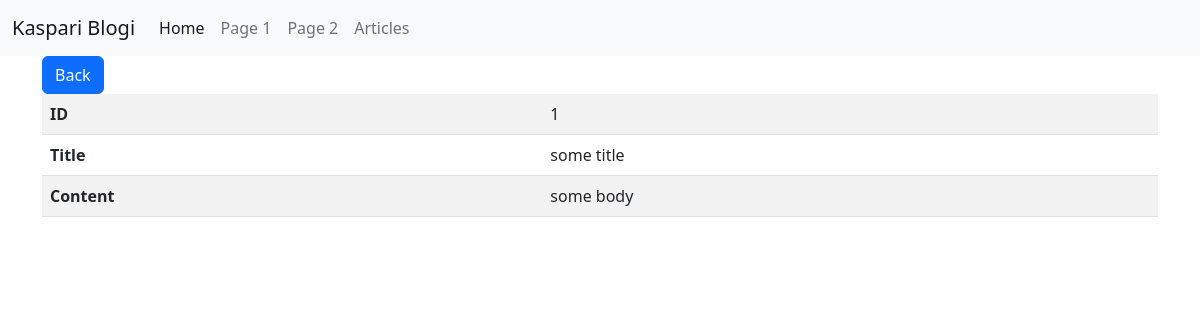
The page /articles/view?id=1 on the database as committed earlier.
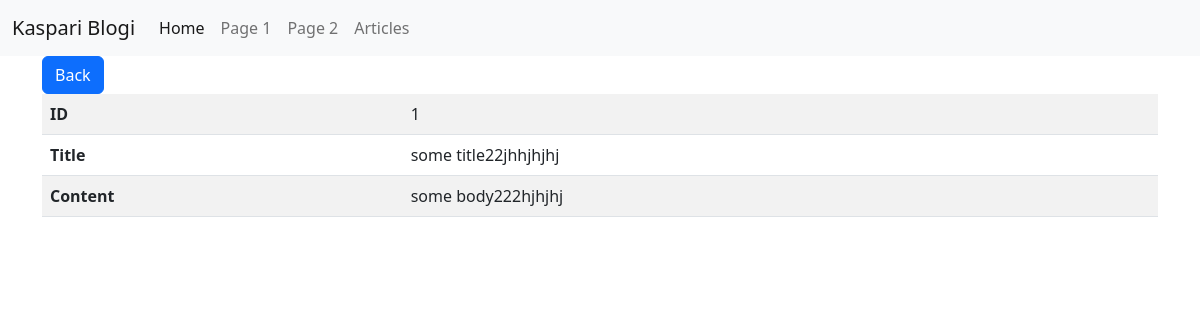
The same page on the database as committed later.
### tables this page shows
CREATE TABLE articles
(
    id    integer
        primary key autoincrement,
    title varchar(1023) not null,
    body  text          not null
);

### src/Router.php (called while the page is built, shortened)
<?php
class Router {
    public static $routes = [];
    public $path;
    public $method;
    public function __construct($path, $method)
    {
        $this->path = parse_url($path, PHP_URL_PATH);
        $this->method = $method;
    }
    public function match(){
        foreach(self::$routes as $route){
            if($route['path'] == $this->path && $route['method'] == $this->method){
                return $route;
            }
        }
    }
    public static function addRoute($method, $path, $action){
        self::$routes[] = ['method' => $method, 'path' => $path, 'action' => $action];
    }
}

### src/DB.php (called while the page is built, shortened)
<?php
class DB {
    protected $conn;
    public function __construct()
    {
        $this->conn = new PDO('sqlite:database.sqlite');
        $this->conn->setAttribute(PDO::ATTR_ERRMODE, PDO::ERRMODE_EXCEPTION);
    }
    public function find($table, $model, $id){
        $stmt = $this->conn->prepare("SELECT * FROM $table WHERE id=$id");
        $stmt->execute();
        $stmt->setFetchMode(PDO::FETCH_CLASS, $model);
        return $stmt->fetch();
    }
}

### src/Models/Model.php (called while the page is built, shortened)
<?php
abstract class Model {
    protected static $table;
    public static function find($id){
        $db = new DB();
        return $db->find(static::$table, static::class, $id);
    }
}

### helpers.php (called while the page is built)
<?php
function view($viewName, $vars=[]){
    extract($vars);
    include "views/$viewName.php";
}

### views/articles/view.php (the view)
<?php include 'views/partials/header.php'; ?>
<a href="/articles" class="btn btn-primary">Back</a>
<table class="table table-striped">
    <tbody>
        <tr>
            <th>ID</th>
            <td><?=$article->id?></td>
        </tr>
        <tr>
            <th>Title</th>
            <td><?=$article->title?></td>
        </tr>
        <tr>
            <th>Content</th>
            <td><?=$article->body?></td>
        </tr>
    </tbody>
</table>
<?php include 'views/partials/footer.php'; ?>

### public/index.php (shortened to what this page needs)
<?php
spl_autoload_register(function($class){
    $class = substr($class, strlen('App\\'));
});
require 'helpers.php';
$router = new Router($_SERVER['REQUEST_URI'], $_SERVER['REQUEST_METHOD']);
$match = $router->match();
if($match){
    if(is_array($match['action'])){
        $method = $match['action'][1];
        $controller = new $class();
        $controller->$method();
    }
} else {
    http_response_code(404);
    echo '404';
}

### src/Controllers/ArticleController.php (shortened to what this page needs)
<?php
class ArticleController {
    public function view(){
        $article = Article::find($_GET['id']);
        if($article){
            view('articles/view', compact('article'));
        } else {
            http_response_code(404);
            echo '404';
        }
    }
}

### views/partials/header.php (shortened to what this page needs)
<!doctype html>
<html lang="en">
  <head>
    <link href="https://cdn.jsdelivr.net/npm/bootstrap@5.2.2/dist/css/bootstrap.min.css" rel="stylesheet">
  </head>
  <body>
<?php include 'views/partials/nav.php'; ?>
<div class="container">

### views/partials/nav.php (shortened to what this page needs)
<nav class="navbar navbar-expand-lg bg-light">
    <div class="container-fluid">
        <a class="navbar-brand" href="#">Kaspari Blogi</a>
        <div class="collapse navbar-collapse" id="navbarNav">
            <ul class="navbar-nav">
                <li class="nav-item">
                    <a class="nav-link active" aria-current="page" href="/">Home</a>
                </li>
                <li class="nav-item">
                    <a class="nav-link" href="/page1">Page 1</a>
                </li>
                <li class="nav-item">
                    <a class="nav-link" href="/page2">Page 2</a>
                </li>
                <li class="nav-item">
                    <a class="nav-link" href="/articles">Articles</a>
                </li>
            </ul>
        </div>
    </div>
</nav>

### views/partials/footer.php (shortened to what this page needs)
</div>
  </body>
</html>

Rows that differ between the two databases and show on the page:
changed articles id 1: title "some title" → "some title22jhhjhjhj"; body "some body" → "some body222hjhjhj"
